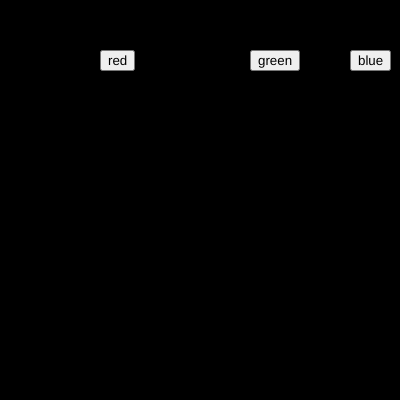
Frame 1 (no input)
Frame 60 (no input): identical to frame 1, image omitted
Frame 120 (the mouse pressed at the canvas centre since frame 60): identical to frame 1, image omitted

The p5.js sketch that drew this single still picture (run headless with seeded random() and noise() and a simulated clock; from frame 60 on, the mouse is pressed at the canvas centre):

// p5.js sketch
// ── sketch.js
var btn_red;
var btn_green;
var btn_blue;

var r = 0;
var g = 0;

var b = 0;

function setup() {
  createCanvas(400, 400);  

  btn_red = createButton("red");
  btn_red.position(100,50);
  btn_red.mousePressed(red_bg);

  btn_green = createButton("green");
  btn_green.position(250,50);
  btn_green.mousePressed(green_bg);

  btn_blue = createButton("blue");
  btn_blue.position(350,50);
  btn_blue.mousePressed(blue_bg);


  function red_bg(){
    r=225;
    g=0;
    b=0;
   
  }
   function green_bg(){
  r=0;
  g=225;
  b=0;
 }
 function blue_bg(){
  r=0;
  g=0;
  b=225;
 }




}

function draw() {
  background(r,g,b);
}
